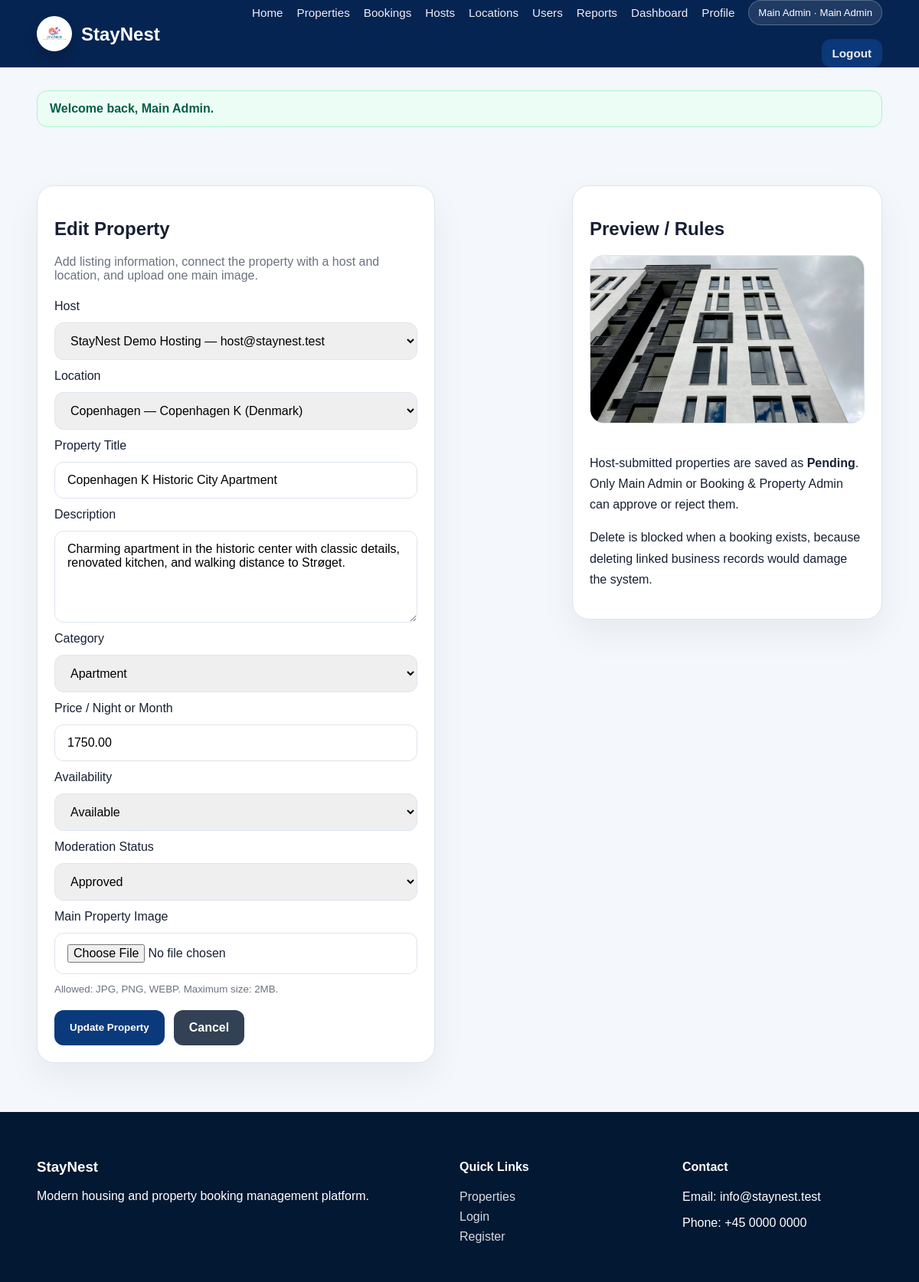
/public/property/edit/27 (signed in), run on the app's committed database.
### tables this page shows
CREATE TABLE properties (
    property_id INT AUTO_INCREMENT PRIMARY KEY,
    host_id INT NOT NULL,
    location_id INT NOT NULL,
    title VARCHAR(180) NOT NULL,
    description TEXT NULL,
    address VARCHAR(180) NULL,
    property_type VARCHAR(80) NOT NULL DEFAULT 'Apartment',
    bedrooms TINYINT UNSIGNED NOT NULL DEFAULT 1,
    bathrooms DECIMAL(3,1) NOT NULL DEFAULT 1.0,
    image VARCHAR(255) NULL,
    price DECIMAL(10,2) NOT NULL DEFAULT 0.00,
    category VARCHAR(80) NOT NULL DEFAULT 'Apartment',
    availability ENUM('available','unavailable') NOT NULL DEFAULT 'available',
    status ENUM('pending','approved','rejected') NOT NULL DEFAULT 'pending',
    created_at TIMESTAMP DEFAULT CURRENT_TIMESTAMP,
    updated_at TIMESTAMP DEFAULT CURRENT_TIMESTAMP ON UPDATE CURRENT_TIMESTAMP,
    CONSTRAINT fk_properties_hosts
        FOREIGN KEY (host_id) REFERENCES hosts(host_id)
        ON DELETE CASCADE ON UPDATE CASCADE,
    CONSTRAINT fk_properties_locations
        FOREIGN KEY (location_id) REFERENCES locations(location_id)
        ON DELETE RESTRICT ON UPDATE CASCADE
);

CREATE TABLE hosts (
    host_id INT AUTO_INCREMENT PRIMARY KEY,
    user_id INT NOT NULL,
    company_name VARCHAR(150) NOT NULL,
    company_description TEXT NULL,
    contact_information VARCHAR(255) NULL,
    created_at TIMESTAMP DEFAULT CURRENT_TIMESTAMP,
    updated_at TIMESTAMP DEFAULT CURRENT_TIMESTAMP ON UPDATE CURRENT_TIMESTAMP,
    CONSTRAINT fk_hosts_users
        FOREIGN KEY (user_id) REFERENCES users(user_id)
        ON DELETE CASCADE ON UPDATE CASCADE
);

CREATE TABLE users (
    user_id INT AUTO_INCREMENT PRIMARY KEY,
    name VARCHAR(100) NOT NULL,
    email VARCHAR(150) NOT NULL UNIQUE,
    password VARCHAR(255) NOT NULL,
    phone VARCHAR(30) NULL,
    role ENUM('customer','host','staff','main_admin','booking_property_admin','host_location_admin') NOT NULL DEFAULT 'customer',
    status ENUM('active','inactive','blocked') NOT NULL DEFAULT 'active',
    account_status ENUM('active','pending','rejected') NOT NULL DEFAULT 'active',
    created_at TIMESTAMP DEFAULT CURRENT_TIMESTAMP,
    updated_at TIMESTAMP DEFAULT CURRENT_TIMESTAMP ON UPDATE CURRENT_TIMESTAMP
);

CREATE TABLE locations (
    location_id INT AUTO_INCREMENT PRIMARY KEY,
    city VARCHAR(100) NOT NULL,
    area VARCHAR(100) NULL,
    country VARCHAR(100) NOT NULL DEFAULT 'Denmark',
    postal_code VARCHAR(20) NULL,
    created_at TIMESTAMP DEFAULT CURRENT_TIMESTAMP,
    updated_at TIMESTAMP DEFAULT CURRENT_TIMESTAMP ON UPDATE CURRENT_TIMESTAMP
);

### app/core/Controller.php (called while the page is built, shortened)
<?php
class Controller
{
    protected function model(string $model): object
    {
        return new $model();
    }
    protected function view(string $view, array $data = []): void
    {
        extract($data);
        $viewFile = APP_ROOT . '/app/views/' . $view . '.php';
        require $viewFile;
    }
}

### app/controllers/PropertyController.php (called while the page is built, shortened)
<?php
class PropertyController extends Controller
{
    private Property $propertyModel;
    private Host $hostModel;
    private Location $locationModel;
    private array $managerRoles = ['main_admin', 'booking_property_admin'];
    private array $categories = ['Apartment', 'Studio', 'Room', 'House', 'Student Housing', 'Family Housing'];
    public function __construct()
    {
        $this->propertyModel = $this->model('Property');
        $this->hostModel = $this->model('Host');
        $this->locationModel = $this->model('Location');
    }
    public function edit(int $id): void
    {
        $property = $this->propertyModel->findById($id);
        $role = Auth::role();
        $isManager = in_array($role, $this->managerRoles, true);
        $data = $this->formData('Edit Property', 'edit', URL_ROOT . '/property/edit/' . $id, $property, $isManager);
        $this->view('properties/form', $data);
    }
    private function formData(string $title, string $mode, string $action, array $property, bool $isManager): array
    {
        return [
            'title' => $title,
            'mode' => $mode,
            'action' => $action,
            'property' => $property,
            'hosts' => $this->hostModel->listAll(),
            'locations' => $this->locationModel->listAll(),
            'categories' => $this->categories,
            'isManager' => $isManager,
            'errors' => [],
        ];
    }
}

### app/core/Router.php (called while the page is built, shortened)
<?php
class Router
{
    private string $defaultMethod = 'index';
    public function dispatch(): void
    {
        $url = $this->parseUrl();
        $methodName = $url[1] ?? $this->defaultMethod;
        $controller = new $controllerName();
        $params = array_slice($url, 2);
        call_user_func_array([$controller, $methodName], $params);
    }
    private function parseUrl(): array
    {
        $url = trim($_GET['url'], '/');
        $url = filter_var($url, FILTER_SANITIZE_URL);
        return explode('/', $url);
    }
}

### public/index.php (called while the page is built, shortened)
<?php
spl_autoload_register(function ($className) {
    $paths = [
        APP_ROOT . '/app/core/' . $className . '.php',
        APP_ROOT . '/app/controllers/' . $className . '.php',
        APP_ROOT . '/app/models/' . $className . '.php',
    ];
    foreach ($paths as $path) {
        if (file_exists($path)) {
            return;
        }
    }
});
$router = new Router();
$router->dispatch();

### app/core/Model.php (called while the page is built, shortened)
<?php
class Model
{
    public function __construct()
    {
        $this->db = Database::connect();
    }
}

### app/core/Database.php (called while the page is built)
<?php
class Database
{
    private static ?PDO $connection = null;
    public static function connect(): PDO
    {
        if (self::$connection === null) {
            $dsn = 'mysql:host=' . DB_HOST . ';dbname=' . DB_NAME . ';charset=' . DB_CHARSET;
            $options = [
                PDO::ATTR_ERRMODE => PDO::ERRMODE_EXCEPTION,
                PDO::ATTR_DEFAULT_FETCH_MODE => PDO::FETCH_ASSOC,
                PDO::ATTR_EMULATE_PREPARES => false,
            ];
            try {
                self::$connection = new PDO($dsn, DB_USER, DB_PASS, $options);
            } catch (PDOException $e) {
                die('Database connection failed: ' . $e->getMessage());
            }
        }
        return self::$connection;
    }
}

### app/models/Host.php (called while the page is built, shortened)
<?php
class Host extends Model
{
    public function listAll(?string $search = null, ?string $status = null): array
    {
        $sql = 'SELECT h.*, u.name, u.email, u.phone, u.status, u.account_status, COUNT(p.property_id) AS property_count
                FROM hosts h
                INNER JOIN users u ON u.user_id = h.user_id
                LEFT JOIN properties p ON p.host_id = h.host_id';
        $params = [];
        $sql .= ' GROUP BY h.host_id ORDER BY h.host_id DESC';
        $stmt = $this->db->prepare($sql);
        $stmt->execute($params);
        return $stmt->fetchAll();
    }
}

### app/models/Property.php (called while the page is built, shortened)
<?php
class Property extends Model
{
    public function findById(int $id): ?array
    {
        $stmt = $this->db->prepare($this->baseSelect() . ' WHERE p.property_id = :id LIMIT 1');
        $stmt->execute(['id' => $id]);
        $property = $stmt->fetch();
        return $property ?: null;
    }
    private function baseSelect(): string
    {
        return 'SELECT p.*, h.company_name, h.user_id AS host_user_id, u.name AS host_user_name, u.email AS host_email,
                       l.city, l.area, l.country, l.postal_code,
                       (SELECT COUNT(*) FROM bookings b WHERE b.property_id = p.property_id) AS booking_count
                FROM properties p
                INNER JOIN hosts h ON h.host_id = p.host_id
                INNER JOIN users u ON u.user_id = h.user_id
                INNER JOIN locations l ON l.location_id = p.location_id';
    }
}

### app/core/Auth.php (called while the page is built, shortened)
<?php
class Auth
{
    public static function role(): ?string
    {
        return $_SESSION['user']['role'] ?? null;
    }
}

### app/models/Location.php (called while the page is built, shortened)
<?php
class Location extends Model
{
    public function listAll(?string $search = null): array
    {
        $sql = 'SELECT l.*, COUNT(p.property_id) AS property_count
                FROM locations l
                LEFT JOIN properties p ON p.location_id = l.location_id';
        $params = [];
        $sql .= ' GROUP BY l.location_id ORDER BY l.city ASC, l.area ASC';
        $stmt = $this->db->prepare($sql);
        $stmt->execute($params);
        return $stmt->fetchAll();
    }
}

### app/views/properties/form.php (the view, shortened to what this page needs)
<?php
require APP_ROOT . '/app/views/layouts/header.php';
?>
<section class="container section two-column">
    <div class="form-card">
        <h1><?= htmlspecialchars($title, ENT_QUOTES, 'UTF-8'); ?></h1>
        <p class="muted">Add listing information, connect the property with a host and location, and upload one main image.</p>
        <form method="post" action="<?= htmlspecialchars($action, ENT_QUOTES, 'UTF-8'); ?>" enctype="multipart/form-data" novalidate>
            <?php if ($isManager): ?>
                <label>Host</label>
                <select name="host_id" required>
                    <?php foreach ($hosts as $host): ?>
                        <option value="<?= (int) $host['host_id']; ?>" <?= (int) ($property['host_id'] ?? 0) === (int) $host['host_id'] ? 'selected' : ''; ?>>
                            <?= htmlspecialchars($host['company_name'] . ' — ' . $host['email'], ENT_QUOTES, 'UTF-8'); ?>
                        </option>
                    <?php endforeach; ?>
                </select>
            <?php else: ?>
                <input type="hidden" name="host_id" value="<?= (int) ($property['host_id'] ?? 0); ?>">
            <?php endif; ?>
            <label>Location</label>
            <select name="location_id" required>
                <?php foreach ($locations as $location): ?>
                    <option value="<?= (int) $location['location_id']; ?>" <?= (int) ($property['location_id'] ?? 0) === (int) $location['location_id'] ? 'selected' : ''; ?>>
                        <?= htmlspecialchars($location['city'] . (!empty($location['area']) ? ' — ' . $location['area'] : '') . ' (' . $location['country'] . ')', ENT_QUOTES, 'UTF-8'); ?>
                    </option>
                <?php endforeach; ?>
            </select>
            <label>Property Title</label>
            <input type="text" name="title" value="<?= htmlspecialchars($property['title'] ?? '', ENT_QUOTES, 'UTF-8'); ?>" placeholder="Modern Studio Apartment" required>
            <label>Description</label>
            <textarea name="description" rows="5" placeholder="Describe the property, room, nearby facilities, and target tenant."><?= htmlspecialchars($property['description'] ?? '', ENT_QUOTES, 'UTF-8'); ?></textarea>
            <label>Category</label>
            <select name="category" required>
                <?php foreach ($categories as $category): ?>
                    <option value="<?= htmlspecialchars($category, ENT_QUOTES, 'UTF-8'); ?>" <?= ($property['category'] ?? '') === $category ? 'selected' : ''; ?>>
                        <?= htmlspecialchars($category, ENT_QUOTES, 'UTF-8'); ?>
                    </option>
                <?php endforeach; ?>
            </select>
            <label>Price / Night or Month</label>
            <input type="number" step="0.01" min="1" name="price" value="<?= htmlspecialchars((string) ($property['price'] ?? ''), ENT_QUOTES, 'UTF-8'); ?>" placeholder="750.00" required>
            <label>Availability</label>
            <select name="availability" required>
                <option value="available" <?= ($property['availability'] ?? '') === 'available' ? 'selected' : ''; ?>>Available</option>
            </select>
            <?php if ($isManager): ?>
                <label>Moderation Status</label>
                <select name="status" required>
                    <option value="approved" <?= ($property['status'] ?? '') === 'approved' ? 'selected' : ''; ?>>Approved</option>
                </select>
            <?php else: ?>
                <input type="hidden" name="status" value="pending">
            <?php endif; ?>
            <label>Main Property Image</label>
            <input type="file" name="image" accept="image/jpeg,image/png,image/webp">
            <small class="muted">Allowed: JPG, PNG, WEBP. Maximum size: 2MB.</small>
            <div class="form-actions">
                <button class="btn" type="submit"><?= ($mode ?? 'create') === 'create' ? 'Save Property' : 'Update Property'; ?></button>
                <a class="btn btn-secondary" href="<?= URL_ROOT; ?>/property">Cancel</a>
            </div>
        </form>
    </div>
    <div class="card profile-summary">
        <h2>Preview / Rules</h2>
        <?php
            $imagePath = PUBLIC_PATH . '/uploads/properties/' . ($property['image'] ?? '');
            $hasImage = !empty($property['image']) && is_file($imagePath);
        ?>
        <?php if ($hasImage): ?>
            <img class="preview-image" src="<?= URL_ROOT; ?>/uploads/properties/<?= htmlspecialchars($property['image'], ENT_QUOTES, 'UTF-8'); ?>" alt="Current property image">
        <?php else: ?>
            <div class="property-image property-placeholder preview-placeholder"><span>SN</span></div>
        <?php endif; ?>
        <p>Host-submitted properties are saved as <strong>Pending</strong>. Only Main Admin or Booking & Property Admin can approve or reject them.</p>
        <p>Delete is blocked when a booking exists, because deleting linked business records would damage the system.</p>
    </div>
</section>
<?php require APP_ROOT . '/app/views/layouts/footer.php'; ?>

### public/assets/css/style.css (style rules this page uses)
:root { --primary: #062452; --primary-light: #0b3a7c; --white: #ffffff; --soft-bg: #f4f7fb; --text: #172033; --muted: #6b7280; --border: #dde5f0; }
* { box-sizing: border-box; }
body { margin: 0; font-family: Arial, Helvetica, sans-serif; background: var(--soft-bg); color: var(--text); }
a { color: inherit; text-decoration: none; }
.container { width: min(1120px, 92%); margin: 0 auto; }
.search-box input, input, select, textarea { width: 100%; padding: 14px 16px; border: 1px solid var(--border); border-radius: 12px; font-size: 1rem; }
.search-box button, .btn { border: none; background: var(--primary-light); color: var(--white); padding: 14px 20px; border-radius: 12px; cursor: pointer; font-weight: 700; display: inline-flex; align-items: center; justify-content: center; transition: 0.2s ease; }
.section { padding: 64px 0; }
.card, .form-card { background: var(--white); border: 1px solid var(--border); border-radius: 22px; padding: 22px; box-shadow: 0 18px 45px rgba(15, 23, 42, .06); }
.form-card { width: min(520px, 100%); }
.form-card form { display: grid; gap: 12px; margin-top: 22px; }
.muted { color: var(--muted); }
.btn-secondary { background: #334155; }
.two-column { display: grid; grid-template-columns: 1.25fr .75fr; gap: 24px; align-items: start; }
.profile-summary p { line-height: 1.7; }
.form-actions { display: flex; gap: 12px; flex-wrap: wrap; margin-top: 8px; }
textarea { resize: vertical; min-height: 110px; font-family: Arial, Helvetica, sans-serif; }
.preview-image { width: 100%; height: 220px; object-fit: cover; border-radius: 18px; border: 1px solid var(--border); margin-bottom: 18px; }

### data on the page
properties: host_id "StayNest Demo Hosting — host@staynest.test", location_id "Copenhagen — Copenhagen K (Denmark)", title "Copenhagen K Historic City Apartment", description "Charming apartment in the historic center with classic details, renovated kitchen, and walking distance to Strøget.", category "Apartment", price "1750.00", availability "Available", status "Approved", image (picture)

### other printed values
Auth::name() "Main Admin"
Auth::roleLabel() "Main Admin"
$flash['message'] "Welcome back, Main Admin."
$title "Edit Property"
